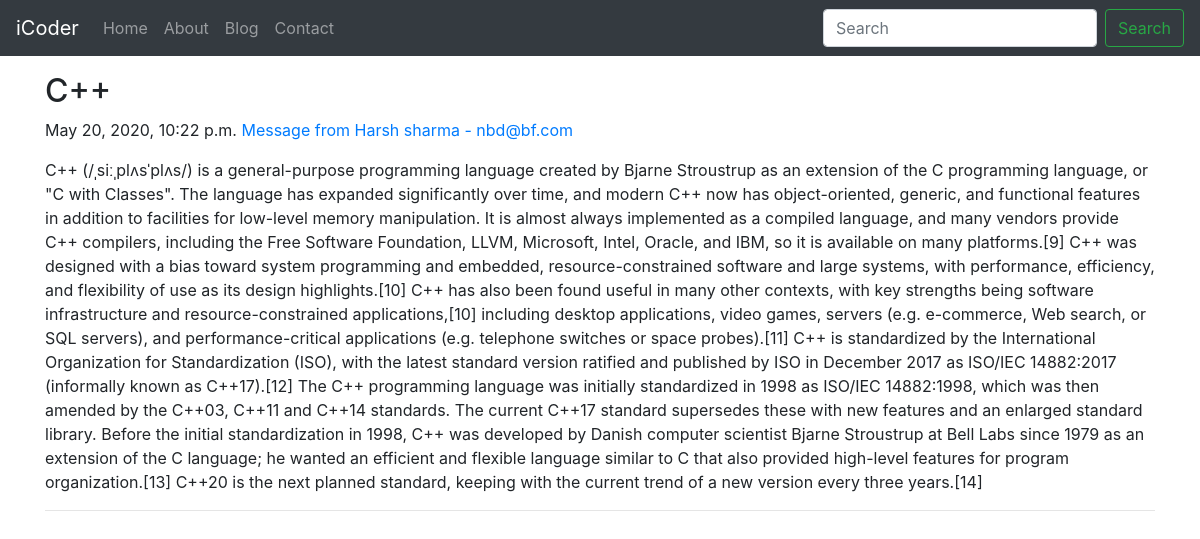
Screenshot of /blog/harsh with the database file from the repository.
### blog/models.py (models this page shows, shortened)
class Post(models.Model):
    sno = models.AutoField(primary_key=True)
    title = models.CharField(max_length=255)
    content = models.TextField()
    author = models.ForeignKey(Aut,on_delete=models.CASCADE)
    slug = models.CharField(max_length=130)
    timeStamp = models.DateTimeField(blank=True)

class Aut(models.Model):
    sno = models.AutoField(primary_key=True)
    name = models.CharField(max_length=255)
    email = models.CharField(max_length=100)
    def __str__(self):
        return 'Message from ' + self.name + ' - ' + self.email

### blog/views.py (the view)
# urls.py: path('<str:slug>', views.blogPost,name='blogPost')
def blogPost(request, slug):
    babo = Aut.objects.all()
    post = Post.objects.filter(slug=slug).first
    context = {'post': post,'babo':babo}
    return render(request, 'blog/blogPost.html', context)

### templates/blog/blogPost.html (shortened to what this page needs)
{% extends 'base.html' %}
{% block body %}
<div class="container my-3">
    <h2 class="blog-post-title">{{post.title}}</h2>
    <p class="blog-post-meta">{{post.timeStamp}} <a href="/blog/abou">{{post.author}}</a></p>
    <p>{{post.content}}</p>
    <hr>
</div>
{% endblock body %}

### rows the page displays
Post: title "C++", timeStamp "May 20, 2020, 10:22 p.m.", author "Message from Harsh sharma - nbd@bf.com", content "C++ (/ˌsiːˌplʌsˈplʌs/) is a general-purpose programming language created by Bjarne Stroustrup as an extension of the C programming language, or \"C with Classes\". The language has expanded significantly over time, and modern C++ now has object-oriented, generic, and functional features in addition to facilities for low-level memory manipulation. It is almost always implemented as a compiled language, and many vendors provide C++ compilers, including the Free Software Foundation, LLVM, Microsoft, Intel, Oracle, and IBM, so it is available on many platforms.[9] C++ was designed with a bias toward system programming and embedded, resource-constrained software and large systems, with…"
